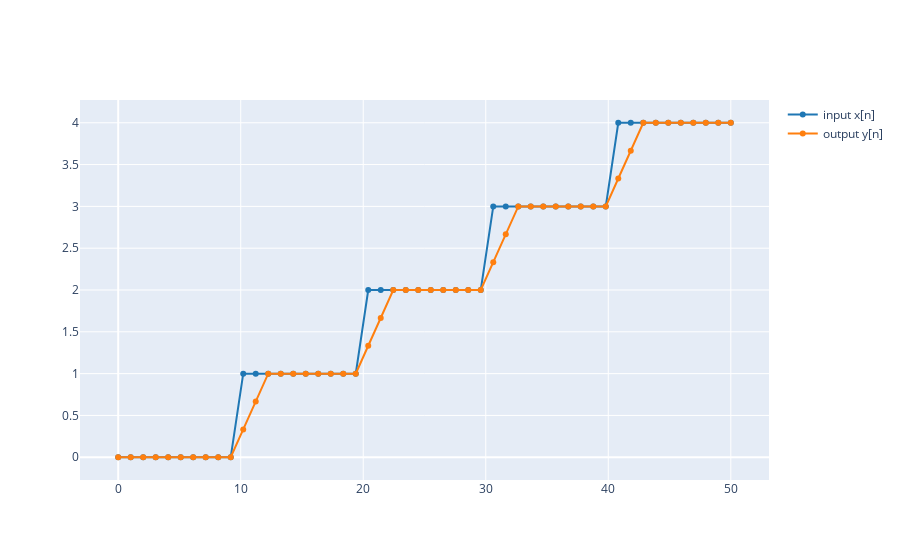

Notebook code for this chart:
### Markdown cell above
**1. Overview of Filtering**

For this lab, we will define an FIR filter as a discrete-time system that converts an input signal $x[n]$ into an output signal $y[n]$ by means of the weighted summation:

$$
y[n] = \sum_{k=0}^M b_kx[n-k]
$$

The function *np.convolve()* is a generic function with which to implement FIR filters. The following code implements a three-point averaging system:

### Code cell
fs = 1
x = [np.floor(x/10) for x in range(50)]
b = np.array([1.0/3, 1.0/3, 1.0/3])
y = np.convolve(b, x)

plot_signals([x, y], fs, name=['input x[n]', 'output y[n]'], mode='lines+markers')

### Figure 1 — Plotly figure (JSON) as saved in the notebook; plotly's stock layout.template omitted (floating-point values rounded to 4 significant figures)
{"data": [{"line": {"color": "#1f77b4", "shape": "linear"}, "mode": "lines+markers", "name": "input x[n]", "type": "scatter", "x": [0, 1.02, 2.041, 3.061, 4.082, 5.102, 6.122, 7.143, 8.163, 9.184, 10.2, 11.22, 12.24, 13.27, 14.29, 15.31, 16.33, 17.35, 18.37, 19.39, 20.41, 21.43, 22.45, 23.47, 24.49, 25.51, 26.53, 27.55, 28.57, 29.59, 30.61, 31.63, 32.65, 33.67, 34.69, 35.71, 36.73, 37.76, 38.78, 39.8, 40.82, 41.84, 42.86, 43.88, 44.9, 45.92, 46.94, 47.96, 48.98, 50], "y": [0, 0, 0, 0, 0, 0, 0, 0, 0, 0, 1, 1, 1, 1, 1, 1, 1, 1, 1, 1, 2, 2, 2, 2, 2, 2, 2, 2, 2, 2, 3, 3, 3, 3, 3, 3, 3, 3, 3, 3, 4, 4, 4, 4, 4, 4, 4, 4, 4, 4]}, {"line": {"color": "#ff7f0e", "shape": "linear"}, "mode": "lines+markers", "name": "output y[n]", "type": "scatter", "x": [0, 1.02, 2.041, 3.061, 4.082, 5.102, 6.122, 7.143, 8.163, 9.184, 10.2, 11.22, 12.24, 13.27, 14.29, 15.31, 16.33, 17.35, 18.37, 19.39, 20.41, 21.43, 22.45, 23.47, 24.49, 25.51, 26.53, 27.55, 28.57, 29.59, 30.61, 31.63, 32.65, 33.67, 34.69, 35.71, 36.73, 37.76, 38.78, 39.8, 40.82, 41.84, 42.86, 43.88, 44.9, 45.92, 46.94, 47.96, 48.98, 50], "y": [0, 0, 0, 0, 0, 0, 0, 0, 0, 0, 0.3333, 0.6667, 1, 1, 1, 1, 1, 1, 1, 1, 1.333, 1.667, 2, 2, 2, 2, 2, 2, 2, 2, 2.333, 2.667, 3, 3, 3, 3, 3, 3, 3, 3, 3.333, 3.667, 4, 4, 4, 4, 4, 4, 4, 4]}], "layout": {}}
